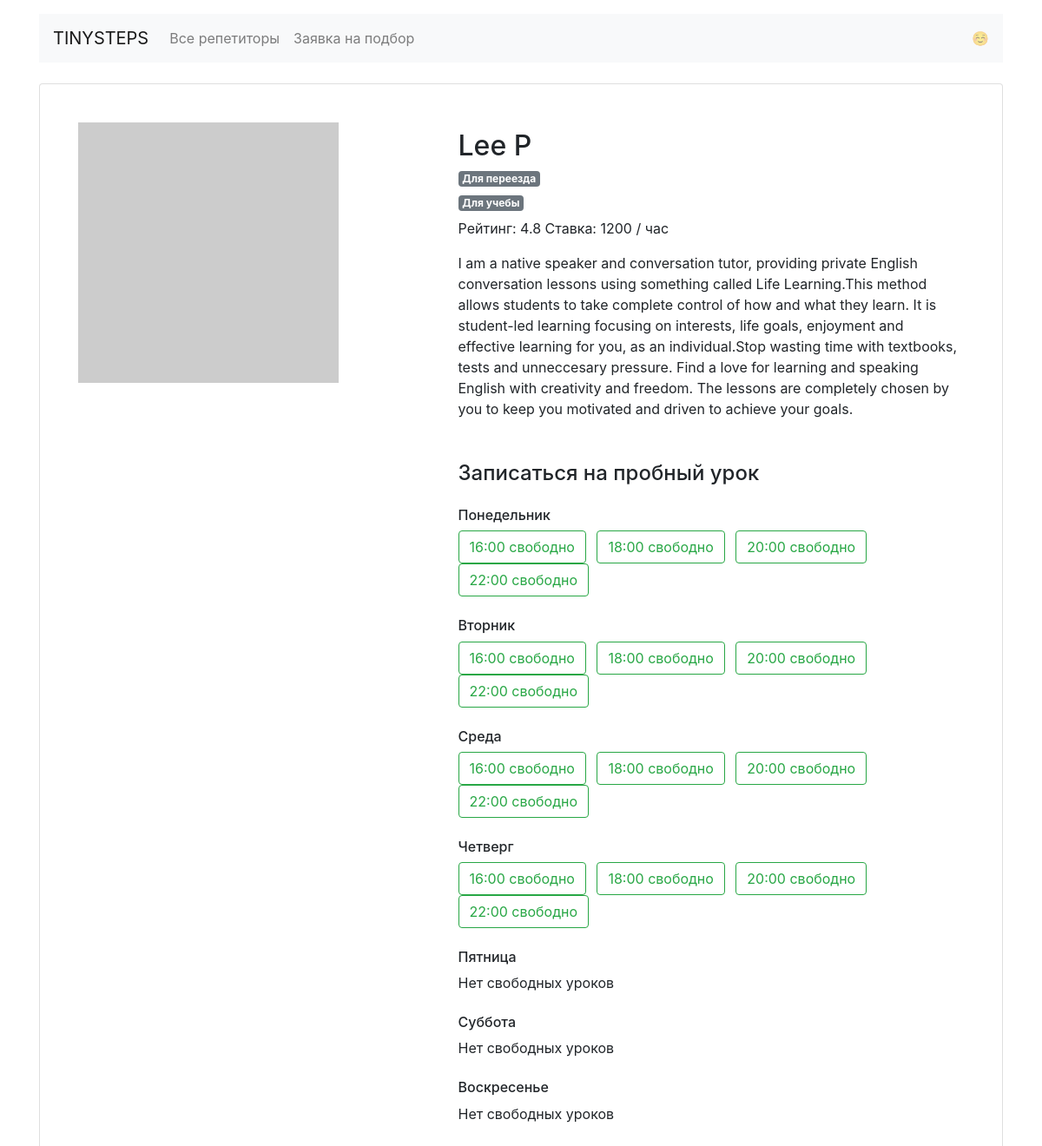
The app's page /profiles/1/ with its own data.
### app.py (models this page shows)
class Teacher(db.Model):
    __tablename__ = "teachers"
    id = db.Column(db.Integer, primary_key=True)
    name = db.Column(db.String, nullable=False)
    price = db.Column(db.Integer, nullable=False)
    schedule = db.Column(db.String, nullable=False)
    rating = db.Column(db.Float, nullable=False)
    picture = db.Column(db.String, nullable=False)
    about = db.Column(db.String, nullable=False)
    goals = db.Column(db.String, nullable=False)
    students = db.relationship("Booking", back_populates="teacher")

### app.py (the view)
@app.route('/profiles/<int:id_tutor>/')
def tutor_page(id_tutor):
    ru_teacher_goal_list = []
    teacher_from_id = db.session.query(Teacher).get_or_404(id_tutor)
    for goal, ru_goal in goals_file.items():
        if goal in json.loads(teacher_from_id.goals):
            ru_teacher_goal_list.append(ru_goal)
    return render_template('profile.html',
                           id_tutor=id_tutor,
                           schedule=json.loads(teacher_from_id.schedule),
                           name=teacher_from_id.name,
                           rating=teacher_from_id.rating,
                           price=teacher_from_id.price,
                           picture=teacher_from_id.picture,
                           about=teacher_from_id.about,
                           eng_dayname=eng_dayname,
                           ru_teacher_goal_list=ru_teacher_goal_list,
                           )

### templates/profile.html (shortened to what this page needs)
{% extends 'base.html' %}
{% block container %}
  <main class="container mt-3">
    <div class="card my-4 mx-auto">
      <div class="card-body m-2 m-md-4">
        <article class="row">
          <div class="col-5"><img src="{{ picture }}" class="img-fluid" alt=""></div>
          <div class="col-7">
            <h6 class="teacher=info">
              <h1 class="h2">{{ name }}</h1>{% for goal in ru_teacher_goal_list %}
              <h6><span class="badge badge-secondary mr-2">{{ goal }}</span></h6>{% endfor %}<p>Рейтинг: {{ rating }} Ставка: {{ price }} / час</p>
              <p>{{ about }}</p>
            <section class="available">
              <h4 class="mb-4 mt-5">Записаться на пробный урок</h4>
              <h6 class="mt-4">Понедельник</h6>
              {% for time, bool in schedule['mon'].items() %} {% if bool == True %}
              <a href="/booking/{{ id_tutor }}/{{ eng_dayname[0] }}/{{ time.partition(':')[0] }}/" class="btn btn-outline-success mr-2">
                {{ time }} свободно</a>{% endif %}{% endfor %}{% if True not in schedule['mon'].values() %}<p>Нет свободных уроков</p>{% endif %}
              <h6 class="mt-4">Вторник</h6>
              {% for time, bool in schedule['tue'].items() %} {% if bool == True %}
              <a href="/booking/{{ id_tutor }}/{{ eng_dayname[1] }}/{{ time.partition(':')[0] }}/" class="btn btn-outline-success mr-2">
                {{ time }} свободно</a>{% endif %}{% endfor %}{% if True not in schedule['tue'].values() %}<p>Нет свободных уроков</p>{% endif %}
              <h6 class="mt-4">Среда</h6>
              {% for time, bool in schedule['wed'].items() %} {% if bool == True %}
              <a href="/booking/{{ id_tutor }}/{{ eng_dayname[2] }}/{{ time.partition(':')[0] }}/" class="btn btn-outline-success mr-2">
                {{ time }} свободно</a>{% endif %}{% endfor %}{% if True not in schedule['wed'].values() %}<p>Нет свободных уроков</p>{% endif %}
              <h6 class="mt-4">Четверг</h6>
              {% for time, bool in schedule['thu'].items() %} {% if bool == True %}
              <a href="/booking/{{ id_tutor }}/{{ eng_dayname[3] }}/{{ time.partition(':')[0] }}/" class="btn btn-outline-success mr-2">
                {{ time }} свободно</a>{% endif %}{% endfor %}{% if True not in schedule['thu'].values() %}<p>Нет свободных уроков</p>{% endif %}
              <h6 class="mt-4">Пятница</h6>
                {% if True not in schedule['fri'].values() %}<p>Нет свободных уроков</p>{% endif %}
              <h6 class="mt-4">Суббота</h6>
                {% if True not in schedule['sat'].values() %}<p>Нет свободных уроков</p>{% endif %}
              <h6 class="mt-4">Воскресенье</h6>
                {% if True not in schedule['sun'].values() %}<p>Нет свободных уроков</p>{% endif %}
            </section>
          </div>
        </article>
      </div>
    </div>
  </main>
</body>{% endblock %}

### records on screen
Teacher: name "Lee P", rating "4.8", price "1200", about "I am a native speaker and conversation tutor, providing private English conversation lessons using something called Life Learning.This method allows students to take complete control of how and what they learn. It is student-led learning focusing on interests, life goals, enjoyment and effective learning for you, as an individual.Stop wasting time with textbooks, tests and unneccesary pressure. Find a love for learning and speaking English with creativity and freedom. The lessons are completely chosen by you to keep you motivated and driven to achieve your goals."

### other values on screen
{{ goal }} "Для переезда" "Для учебы"
{{ time }} "16:00" "18:00" "20:00" "22:00"
